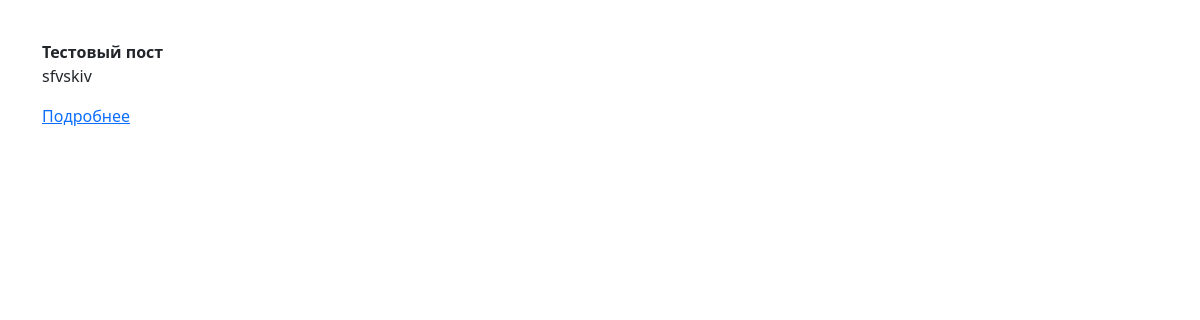
Before: / with the older database file.
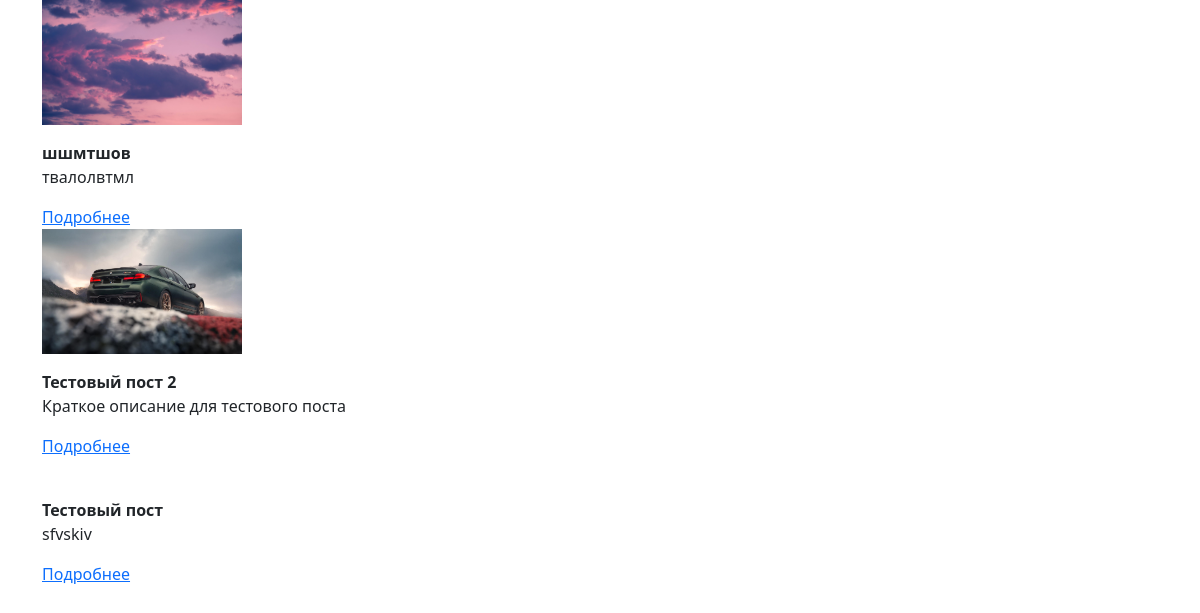
After: the same page with the newer database file.
### modules/blog/models/articles.py (models this page shows, shortened)
class Article(models.Model):
	title = models.CharField(verbose_name='Заголовок', max_length=255)
	slug = models.SlugField	(verbose_name='URL', max_length=255, blank=True)
	category = TreeForeignKey('Category', on_delete=models.PROTECT, related_name='articles', verbose_name='Категория')
	short_description = models.TextField(verbose_name='Краткое описание', max_length=300)
	full_description = models.TextField(verbose_name='Описание')
	author = models.ForeignKey(User, verbose_name='Автор', on_delete=models.PROTECT, related_name='article_author')
	created_at = models.DateTimeField(verbose_name='Дата добавления', auto_now_add=True, db_index=True)
	is_published = models.BooleanField(verbose_name='Опубликовано', default=True)
	thumbnail = models.ImageField(
		verbose_name='Превью поста',
		blank=True,
		upload_to=ImageDirectorySave('images/thumbnails/'),
		validators=[FileExtensionValidator(
		allowed_extensions=('png', 'jpg', 'webp', 'jpeg', 'gif'))
		]
	)
	class Meta:
		ordering = ('-created_at',)
		verbose_name = 'Пост'
		verbose_name_plural = 'Посты'
		db_table = 'app_posts'
	@property
	def get_thumbnail(self):
		if not self.thumbnail:
			return '/media/images/placeholder.png'
		return self.thumbnail.url
	def get_absolute_url(self):
		return reverse('article-detail', kwargs={'slug': self.slug})

### modules/blog/views/articles.py (the view)
# urls.py: path('', ArticleListView.as_view(), name='article-list'),
class ArticleListView(ListView):
	model = Article
	template_name = 'modules/blog/articles/article-list.html'
	context_object_name = 'articles'
	def get_context_data(self, **kwargs):
		context = super().get_context_data(**kwargs)
		context['title'] = 'Главная страница'
		return context

### templates/modules/blog/articles/article-list.html
{% extends 'main.html' %}
{% block content %}
	{% for article in articles %}
		<figure>
			<img src="{{ article.get_thumbnail }}" width="200" alt="{{ article.get_title }}">
		</figure>
		<strong>{{ article.title }}</strong>
		<p>{{ article.short_description }}</p>
		<a href="{{ article.get_absolute_url }}">Подробнее</a>
	{% endfor %}
{% endblock %}

### templates/main.html (shortened to what this page needs)
<!DOCTYPE html>
<html lang="ru">
<head>
	{% load static %}
	<link href="{% static 'plugins/bootstrap-5.2.0-dist/css/bootstrap.min.css' %}" type="text/css" rel="stylesheet">
</head>
	<body>
		<div class="container">
			{% block content %}
			{% endblock %}
		</div>
	</body>
</html>

Changed rows visible on the page:
added Article: get_thumbnail (picture), title "шшмтшов", short_description "твалолвтмл"
added Article: get_thumbnail (picture), title "Тестовый пост 2", short_description "Краткое описание для тестового поста"
